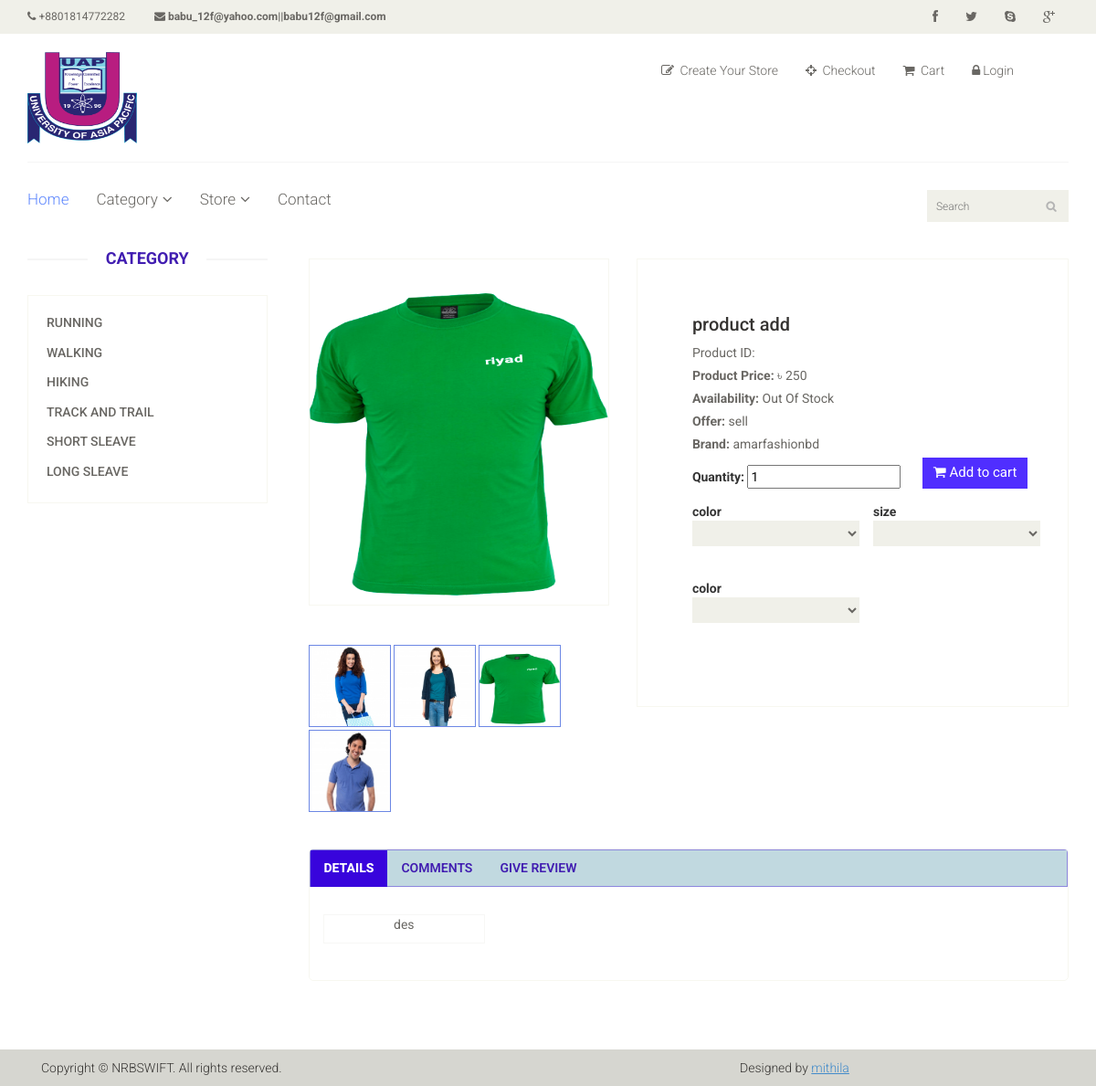
The page /product-details.php?id=11 on the database as committed earlier.
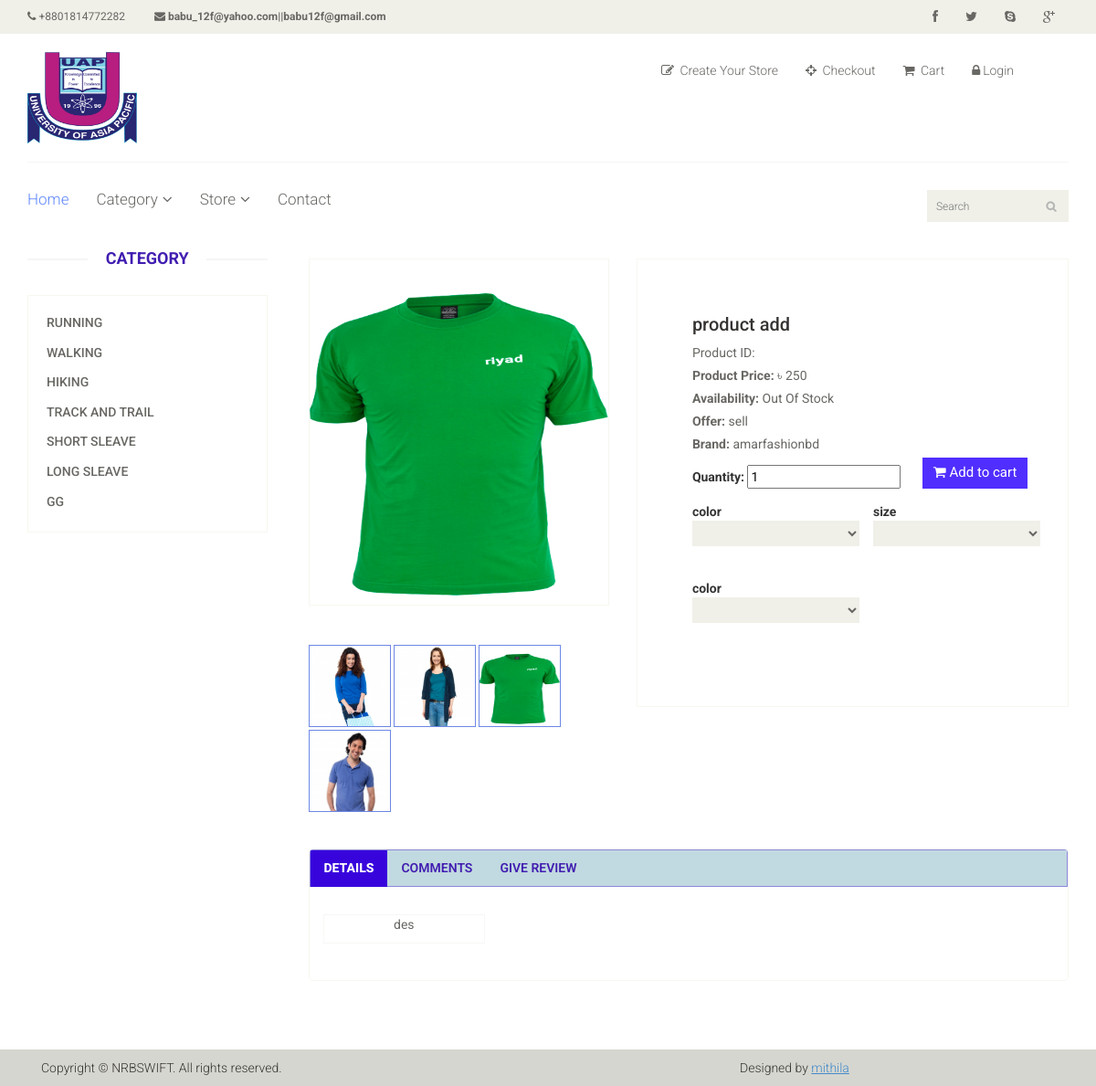
The same page on the database as committed later.
### tables this page shows
CREATE TABLE IF NOT EXISTS `productcategories` (
`CategoryID` int(11) NOT NULL,
  `CategoryName` varchar(50) NOT NULL
);

CREATE TABLE IF NOT EXISTS `productimage` (
  `productId` bigint(20) NOT NULL,
  `imageUrl` varchar(300) NOT NULL,
  `mainImage` enum('0','1') NOT NULL
);

CREATE TABLE IF NOT EXISTS `productoption` (
  `productId` bigint(20) NOT NULL,
  `optiongroutId` int(11) NOT NULL
);

CREATE TABLE IF NOT EXISTS `optiongroups` (
`OptionGroupID` int(11) NOT NULL,
  `OptionGroupName` varchar(50) DEFAULT NULL,
  `optionDescription` varchar(100) NOT NULL
);

### db.php (called while the page is built, shortened)
<?php
	function clean($str) {
		$str = @trim($str);
		return mysql_real_escape_string($str);
	}
?>

### product-details.php (the view, shortened to what the changed rows need)
<?php
    require_once('db.php');
?>
<?php
	$product_id=1;
	if(isset($_GET['id']) && is_numeric($_GET['id'])){
		$product_id = clean($_GET['id']);
	}
	else{
		windowLocation('index.php');
	}
    $sql_catagory="SELECT * FROM productcategories";
	$sql_products_detail="SELECT * FROM products where ProductID=$product_id";
	$result_products_detail = mysql_query($sql_products_detail);
	$product_detail = mysql_fetch_array($result_products_detail);
?>
<!DOCTYPE html>
<html lang="en">
<head>
    <link href="css/bootstrap.min.css" rel="stylesheet">
    <link href="css/font-awesome.min.css" rel="stylesheet">
    <link href="css/prettyPhoto.css" rel="stylesheet">
    <link href="css/price-range.css" rel="stylesheet">
    <link href="css/animate.css" rel="stylesheet">
	<link href="css/main.css" rel="stylesheet">
	<link href="css/responsive.css" rel="stylesheet">
</head>
<body>
	<section class="">
		<div class="container">
			<div class="row">
				<div class="col-sm-3">
					<div class="left-sidebar">
						<h2>Category</h2>
						<div class="panel-group category-products" id="accordian">
							<?php
								$result_category = mysql_query($sql_catagory);
								while($d = mysql_fetch_array($result_category)){
							?>
								<div class="panel panel-default">
									<div class="panel-heading">
										<h4 class="panel-title"><a href='shop.php?id=<?php echo $d[0];?>'><?php echo $d[1]; ?></a></h4>
									</div>
								</div>
							<?php
								}
							?>
						</div>
					</div>
				</div>
				<div class="col-sm-9 padding-right">
					<?php
						$sql_productimage="SELECT * FROM productimage where productId=$product_id and mainImage='1'";
						$result_main_image=mysql_query($sql_productimage);
						$product_image=mysql_fetch_array($result_main_image);
					?>
					<div class="product-details">
						<div class="col-sm-5">
							<div class="view-product">
								<img id="afb_imageView" src="<?php echo $product_image[1]; ?>" alt="" data-zoom-image="<?php echo $product_image[1]; ?>" />
							</div>
							<div id="similar-product" class="carousel slide" >
								<div id="gal1" class="item">
								<?php
									$sql_productimage="SELECT * FROM productimage where productId=$product_id ";
									$result_image_galary=mysql_query($sql_productimage);
									while($d=mysql_fetch_array($result_image_galary)){
										$src=$d[1];
								?>
									<a href="#" data-image="<?php echo $src; ?>" data-zoom-image="<?php echo $src; ?>">
									<img class="borderdImage" id="afb_imageView" src="<?php echo $src; ?>" alt="" width="90px" height="90px" ></a>
								<?php
									}
								?>
								</div>
							</div>
						</div>
						<div class="col-sm-7">
							<div class="product-information">
								<h2><?php echo $product_detail[2]; ?></h2>
								<form id="addTocartForm" name="addTocartForm" method="post" action="cart.php"  onSubmit="return submitAddtoCaryForm();">
								<div class="col-sm-12 nopad">
								<?php
									$sql_for_option="SELECT * FROM `productoption` where productId={$product_id}";
									$result_optGrp=mysql_query($sql_for_option);
									while($option=mysql_fetch_array($result_optGrp)){
										$sql_for_option="SELECT * FROM `optiongroups` where OptionGroupID={$option[1]}";
										$result_option=mysql_fetch_array(mysql_query($sql_for_option));
										$sql_for_select="SELECT * FROM `options` where OptionGroupID={$option[1]}";
										$result_for_select=mysql_query($sql_for_select);
								?>
									<div class="col-sm-6 nopad mrTop">
									<b><?php echo $result_option[1]; ?></b>
										<select class="selectpicker" name="product_attribute[]" >
										<option value="" style="display:none;"></option>
										<?php
											while($select=mysql_fetch_array($result_for_select)){
										?>
											<option><?php echo $select[2]; ?></option>
										<?php
											}
										?>
										</select>
									</div>
								<?php
									}
								?>
								</div>
								</form>
							</div>
						</div>
					</div>
				</div>
			</div>
		</div>
	</section>
</body>
</html>

Rows that differ between the two databases and show on the page:
added productcategories: CategoryName "GG"
